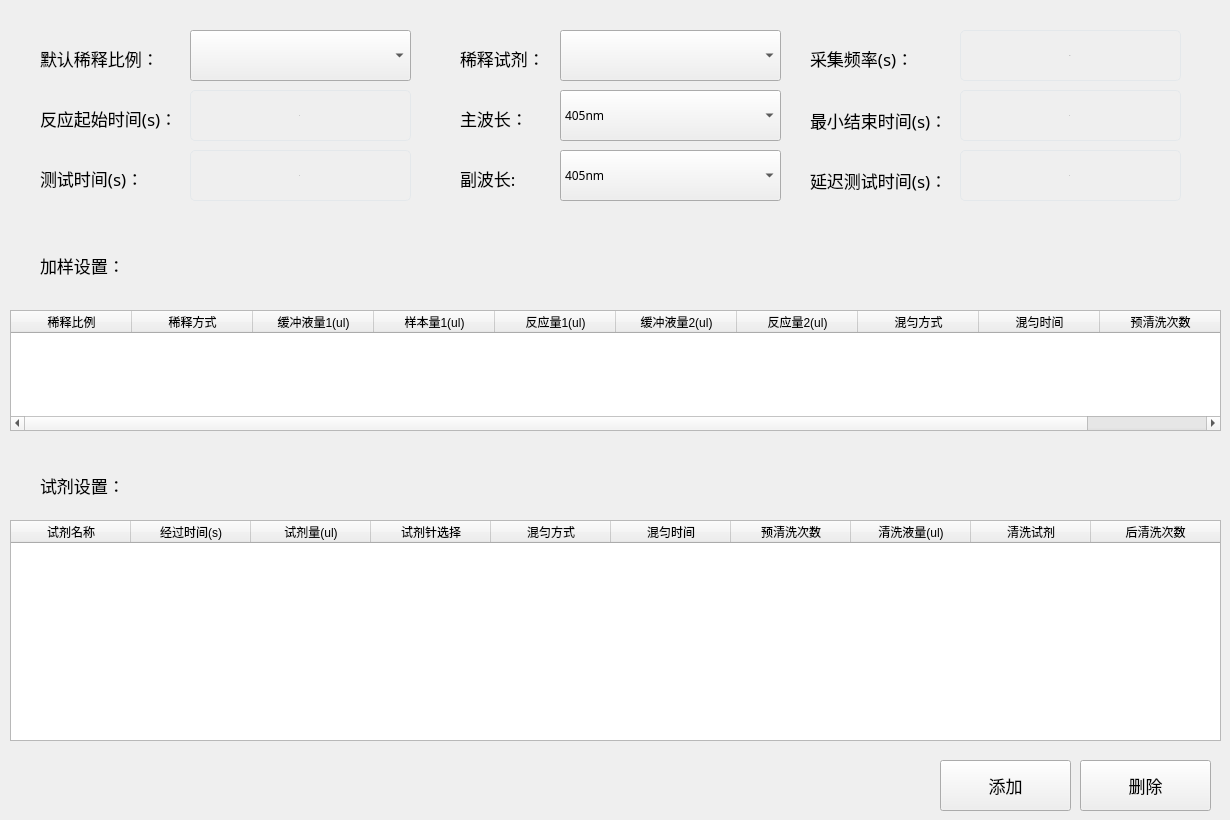
    <widget class="QWidget" name="tabTestBase">
     <property name="styleSheet">
      <string notr="true">QWidget#page_2{
background-color: transparent;
}</string>
     </property>
     <widget class="QLabel" name="label_13">
      <property name="geometry">
       <rect>
        <x>460</x>
        <y>40</y>
        <width>81</width>
        <height>36</height>
       </rect>
      </property>
      <property name="font">
       <font>
        <family>苹方 粗体</family>
        <pointsize>13</pointsize>
        <weight>50</weight>
        <bold>false</bold>
       </font>
      </property>
      <property name="focusPolicy">
       <enum>Qt::NoFocus</enum>
      </property>
      <property name="text">
       <string>稀释试剂：</string>
      </property>
     </widget>
     <widget class="QComboBox" name="IBS_name">
      <property name="enabled">
       <bool>true</bool>
      </property>
      <property name="geometry">
       <rect>
        <x>560</x>
        <y>30</y>
        <width>221</width>
        <height>51</height>
       </rect>
      </property>
      <property name="font">
       <font>
        <family>苹方 粗体</family>
        <weight>50</weight>
        <italic>false</italic>
        <bold>false</bold>
       </font>
      </property>
      <property name="focusPolicy">
       <enum>Qt::ClickFocus</enum>
      </property>
     </widget>
     <widget class="QComboBox" name="cbxDefaultRate">
      <property name="geometry">
       <rect>
        <x>190</x>
        <y>30</y>
        <width>221</width>
        <height>51</height>
       </rect>
      </property>
      <property name="font">
       <font>
        <family>苹方 粗体</family>
        <weight>50</weight>
        <italic>false</italic>
        <bold>false</bold>
       </font>
      </property>
      <property name="focusPolicy">
       <enum>Qt::ClickFocus</enum>
      </property>
     </widget>
     <widget class="QLabel" name="label_14">
      <property name="geometry">
       <rect>
        <x>40</x>
        <y>40</y>
        <width>121</width>
        <height>36</height>
       </rect>
      </property>
      <property name="font">
       <font>
        <family>苹方 粗体</family>
        <pointsize>13</pointsize>
        <weight>50</weight>
        <bold>false</bold>
       </font>
      </property>
      <property name="focusPolicy">
       <enum>Qt::NoFocus</enum>
      </property>
      <property name="text">
       <string>默认稀释比例：</string>
      </property>
     </widget>
     <widget class="QLabel" name="label_17">
      <property name="enabled">
       <bool>true</bool>
      </property>
      <property name="geometry">
       <rect>
        <x>810</x>
        <y>100</y>
        <width>141</width>
        <height>41</height>
       </rect>
      </property>
      <property name="font">
       <font>
        <family>苹方 粗体</family>
        <pointsize>13</pointsize>
        <weight>50</weight>
        <bold>false</bold>
       </font>
      </property>
      <property name="focusPolicy">
       <enum>Qt::NoFocus</enum>
      </property>
      <property name="text">
       <string>最小结束时间(s)：</string>
      </property>
     </widget>
     <widget class="QLineEdit" name="stopTime">
      <property name="enabled">
       <bool>true</bool>
      </property>
      <property name="geometry">
       <rect>
        <x>960</x>
        <y>90</y>
        <width>221</width>
        <height>51</height>
       </rect>
      </property>
      <property name="font">
       <font>
        <family>苹方 粗体</family>
        <pointsize>-1</pointsize>
        <weight>50</weight>
        <italic>false</italic>
        <bold>false</bold>
       </font>
      </property>
      <property name="focusPolicy">
       <enum>Qt::ClickFocus</enum>
      </property>
      <property name="styleSheet">
       <string notr="true">border:1px solid #E4E8EB;border-radius:5px;padding:2px 4px;background-color: transparent;color:#444444;
font:18px &quot;苹方 粗体&quot;;</string>
      </property>
      <property name="text">
       <string>0</string>
      </property>
      <property name="alignment">
       <set>Qt::AlignCenter</set>
      </property>
      <property name="readOnly">
       <bool>false</bool>
      </property>
     </widget>
     <widget class="QTableWidget" name="reagentAddingTable">
      <property name="geometry">
       <rect>
        <x>10</x>
        <y>520</y>
        <width>1211</width>
        <height>221</height>
       </rect>
      </property>
      <property name="font">
       <font>
        <family>苹方 粗体</family>
        <pointsize>11</pointsize>
       </font>
      </property>
      <property name="focusPolicy">
       <enum>Qt::NoFocus</enum>
      </property>
      <property name="styleSheet">
       <string notr="true"/>
      </property>
      <property name="showGrid">
       <bool>false</bool>
      </property>
      <property name="columnCount">
       <number>10</number>
      </property>
      <attribute name="horizontalHeaderMinimumSectionSize">
       <number>25</number>
      </attribute>
      <attribute name="horizontalHeaderDefaultSectionSize">
       <number>120</number>
      </attribute>
      <attribute name="horizontalHeaderStretchLastSection">
       <bool>true</bool>
      </attribute>
      <attribute name="verticalHeaderVisible">
       <bool>false</bool>
      </attribute>
      <column>
       <property name="text">
        <string>试剂名称</string>
       </property>
      </column>
      <column>
       <property name="text">
        <string>经过时间(s)</string>
       </property>
      </column>
      <column>
       <property name="text">
        <string>试剂量(ul)</string>
       </property>
      </column>
      <column>
       <property name="text">
        <string>试剂针选择</string>
       </property>
      </column>
      <column>
       <property name="text">
        <string>混匀方式</string>
       </property>
      </column>
      <column>
       <property name="text">
        <string>混匀时间</string>
       </property>
      </column>
      <column>
       <property name="text">
        <string>预清洗次数</string>
       </property>
      </column>
      <column>
       <property name="text">
        <string>清洗液量(ul)</string>
       </property>
      </column>
      <column>
       <property name="text">
        <string>清洗试剂</string>
       </property>
      </column>
      <column>
       <property name="text">
        <string>后清洗次数</string>
       </property>
      </column>
     </widget>
     <widget class="QLabel" name="label_19">
      <property name="geometry">
       <rect>
        <x>40</x>
        <y>470</y>
        <width>121</width>
        <height>31</height>
       </rect>
      </property>
      <property name="font">
       <font>
        <family>苹方 粗体</family>
        <pointsize>13</pointsize>
       </font>
      </property>
      <property name="text">
       <string>试剂设置：</string>
      </property>
     </widget>
     <widget class="QPushButton" name="btnAddReagent">
      <property name="geometry">
       <rect>
        <x>940</x>
        <y>760</y>
        <width>131</width>
        <height>51</height>
       </rect>
      </property>
      <property name="font">
       <font>
        <family>苹方 粗体</family>
        <pointsize>13</pointsize>
        <weight>50</weight>
        <bold>false</bold>
        <stylestrategy>PreferDefault</stylestrategy>
       </font>
      </property>
      <property name="focusPolicy">
       <enum>Qt::NoFocus</enum>
      </property>
      <property name="styleSheet">
       <string notr="true"/>
      </property>
      <property name="text">
       <string>添加</string>
      </property>
      <property name="iconSize">
       <size>
        <width>37</width>
        <height>32</height>
       </size>
      </property>
      <property name="checkable">
       <bool>false</bool>
      </property>
      <property name="checked">
       <bool>false</bool>
      </property>
      <property name="autoExclusive">
       <bool>false</bool>
      </property>
     </widget>
     <widget class="QPushButton" name="btnDelReagent">
      <property name="geometry">
       <rect>
        <x>1080</x>
        <y>760</y>
        <width>131</width>
        <height>51</height>
       </rect>
      </property>
      <property name="font">
       <font>
        <family>苹方 粗体</family>
        <pointsize>13</pointsize>
        <weight>50</weight>
        <bold>false</bold>
        <stylestrategy>PreferDefault</stylestrategy>
       </font>
      </property>
      <property name="focusPolicy">
       <enum>Qt::NoFocus</enum>
      </property>
      <property name="styleSheet">
       <string notr="true"/>
      </property>
      <property name="text">
       <string>删除</string>
      </property>
      <property name="iconSize">
       <size>
        <width>37</width>
        <height>32</height>
       </size>
      </property>
      <property name="checkable">
       <bool>false</bool>
      </property>
      <property name="checked">
       <bool>false</bool>
      </property>
      <property name="autoExclusive">
       <bool>false</bool>
      </property>
     </widget>
     <widget class="QLabel" name="label_9">
      <property name="geometry">
       <rect>
        <x>460</x>
        <y>100</y>
        <width>71</width>
        <height>36</height>
       </rect>
      </property>
      <property name="font">
       <font>
        <family>苹方 粗体</family>
        <pointsize>13</pointsize>
        <weight>50</weight>
        <bold>false</bold>
       </font>
      </property>
      <property name="focusPolicy">
       <enum>Qt::NoFocus</enum>
      </property>
      <property name="text">
       <string>主波长：</string>
      </property>
     </widget>
     <widget class="QLabel" name="label_7">
      <property name="geometry">
       <rect>
        <x>40</x>
        <y>100</y>
        <width>141</width>
        <height>36</height>
       </rect>
      </property>
      <property name="font">
       <font>
        <family>苹方 粗体</family>
        <pointsize>13</pointsize>
        <weight>50</weight>
        <bold>false</bold>
       </font>
      </property>
      <property name="focusPolicy">
       <enum>Qt::NoFocus</enum>
      </property>
      <property name="text">
       <string>反应起始时间(s)：</string>
      </property>
     </widget>
     <widget class="QLineEdit" name="d_T">
      <property name="geometry">
       <rect>
        <x>960</x>
        <y>30</y>
        <width>221</width>
        <height>51</height>
       </rect>
      </property>
      <property name="font">
       <font>
        <family>苹方 粗体</family>
        <pointsize>-1</pointsize>
        <weight>50</weight>
        <italic>false</italic>
        <bold>false</bold>
       </font>
      </property>
      <property name="focusPolicy">
       <enum>Qt::ClickFocus</enum>
      </property>
      <property name="styleSheet">
       <string notr="true">border:1px solid #E4E8EB;border-radius:5px;padding:2px 4px;background-color: transparent;color:#444444;
font:18px &quot;苹方 粗体&quot;;</string>
      </property>
      <property name="text">
       <string>0.1</string>
      </property>
      <property name="alignment">
       <set>Qt::AlignCenter</set>
      </property>
      <property name="readOnly">
       <bool>false</bool>
      </property>
     </widget>
     <widget class="QLabel" name="label_8">
      <property name="geometry">
       <rect>
        <x>40</x>
        <y>160</y>
        <width>131</width>
        <height>36</height>
       </rect>
      </property>
      <property name="font">
       <font>
        <family>苹方 粗体</family>
        <pointsize>13</pointsize>
        <weight>50</weight>
        <bold>false</bold>
       </font>
      </property>
      <property name="focusPolicy">
       <enum>Qt::NoFocus</enum>
      </property>
      <property name="text">
       <string>测试时间(s)：</string>
      </property>
     </widget>
     <widget class="QComboBox" name="second_light">
      <property name="geometry">
       <rect>
        <x>560</x>
        <y>150</y>
        <width>221</width>
        <height>51</height>
       </rect>
      </property>
      <property name="font">
       <font>
        <family>苹方 粗体</family>
        <weight>50</weight>
        <italic>false</italic>
        <bold>false</bold>
       </font>
      </property>
      <property name="focusPolicy">
       <enum>Qt::ClickFocus</enum>
      </property>
      <item>
       <property name="text">
        <string>405nm</string>
       </property>
      </item>
      <item>
       <property name="text">
        <string>570nm</string>
       </property>
      </item>
      <item>
       <property name="text">
        <string>660nm</string>
       </property>
      </item>
      <item>
       <property name="text">
        <string>800nm</string>
       </property>
      </item>
     </widget>
     <widget class="QLabel" name="label_10">
      <property name="geometry">
       <rect>
        <x>460</x>
        <y>160</y>
        <width>101</width>
        <height>36</height>
       </rect>
      </property>
      <property name="font">
       <font>
        <family>苹方 粗体</family>
        <pointsize>13</pointsize>
        <weight>50</weight>
        <bold>false</bold>
       </font>
      </property>
      <property name="focusPolicy">
       <enum>Qt::NoFocus</enum>
      </property>
      <property name="text">
       <string>副波长:</string>
      </property>
     </widget>
     <widget class="QComboBox" name="first_light">
      <property name="geometry">
       <rect>
        <x>560</x>
        <y>90</y>
        <width>221</width>
        <height>51</height>
       </rect>
      </property>
      <property name="font">
       <font>
        <family>苹方 粗体</family>
        <weight>50</weight>
        <italic>false</italic>
        <bold>false</bold>
       </font>
      </property>
      <property name="focusPolicy">
       <enum>Qt::ClickFocus</enum>
      </property>
      <item>
       <property name="text">
        <string>405nm</string>
       </property>
      </item>
      <item>
       <property name="text">
        <string>570nm</string>
       </property>
      </item>
      <item>
       <property name="text">
        <string>660nm</string>
       </property>
      </item>
      <item>
       <property name="text">
        <string>800nm</string>
       </property>
      </item>
     </widget>
     <widget class="QLineEdit" name="min_test_time">
      <property name="geometry">
       <rect>
        <x>190</x>
        <y>90</y>
        <width>221</width>
        <height>51</height>
       </rect>
      </property>
      <property name="font">
       <font>
        <family>苹方 粗体</family>
        <pointsize>-1</pointsize>
        <weight>50</weight>
        <italic>false</italic>
        <bold>false</bold>
       </font>
      </property>
      <property name="focusPolicy">
       <enum>Qt::ClickFocus</enum>
      </property>
      <property name="styleSheet">
       <string notr="true">border:1px solid #E4E8EB;border-radius:5px;padding:2px 4px;background-color: transparent;color:#444444;
font:18px &quot;苹方 粗体&quot;;</string>
      </property>
      <property name="text">
       <string>0</string>
      </property>
      <property name="alignment">
       <set>Qt::AlignCenter</set>
      </property>
      <property name="readOnly">
       <bool>false</bool>
      </property>
     </widget>
     <widget class="QLineEdit" name="max_test_time">
      <property name="geometry">
       <rect>
        <x>190</x>
        <y>150</y>
        <width>221</width>
        <height>51</height>
       </rect>
      </property>
      <property name="font">
       <font>
        <family>苹方 粗体</family>
        <pointsize>-1</pointsize>
        <weight>50</weight>
        <italic>false</italic>
        <bold>false</bold>
       </font>
      </property>
      <property name="focusPolicy">
       <enum>Qt::ClickFocus</enum>
      </property>
      <property name="styleSheet">
       <string notr="true">border:1px solid #E4E8EB;border-radius:5px;padding:2px 4px;background-color: transparent;color:#444444;
font:18px &quot;苹方 粗体&quot;;</string>
      </property>
      <property name="text">
       <string>11</string>
      </property>
      <property name="alignment">
       <set>Qt::AlignCenter</set>
      </property>
     </widget>
     <widget class="QLabel" name="label_41">
      <property name="geometry">
       <rect>
        <x>810</x>
        <y>40</y>
        <width>121</width>
        <height>36</height>
       </rect>
      </property>
      <property name="font">
       <font>
        <family>苹方 粗体</family>
        <pointsize>13</pointsize>
        <weight>50</weight>
        <bold>false</bold>
       </font>
      </property>
      <property name="focusPolicy">
       <enum>Qt::NoFocus</enum>
      </property>
      <property name="text">
       <string>采集频率(s)：</string>
      </property>
     </widget>
     <widget class="QTableWidget" name="sampleRateDefaultTable">
      <property name="geometry">
       <rect>
        <x>10</x>
        <y>310</y>
        <width>1211</width>
        <height>121</height>
       </rect>
      </property>
      <property name="font">
       <font>
        <family>苹方 粗体</family>
        <pointsize>11</pointsize>
       </font>
      </property>
      <property name="focusPolicy">
       <enum>Qt::NoFocus</enum>
      </property>
      <property name="styleSheet">
       <string notr="true"/>
      </property>
      <property name="showGrid">
       <bool>false</bool>
      </property>
      <property name="columnCount">
       <number>10</number>
      </property>
      <attribute name="horizontalHeaderMinimumSectionSize">
       <number>25</number>
      </attribute>
      <attribute name="horizontalHeaderDefaultSectionSize">
       <number>121</number>
      </attribute>
      <attribute name="horizontalHeaderStretchLastSection">
       <bool>true</bool>
      </attribute>
      <attribute name="verticalHeaderVisible">
       <bool>false</bool>
      </attribute>
      <column>
       <property name="text">
        <string>稀释比例</string>
       </property>
      </column>
      <column>
       <property name="text">
        <string>稀释方式</string>
       </property>
      </column>
      <column>
       <property name="text">
        <string>缓冲液量1(ul)</string>
       </property>
      </column>
      <column>
       <property name="text">
        <string>样本量1(ul)</string>
       </property>
      </column>
      <column>
       <property name="text">
        <string>反应量1(ul)</string>
       </property>
      </column>
      <column>
       <property name="text">
        <string>缓冲液量2(ul)</string>
       </property>
      </column>
      <column>
       <property name="text">
        <string>反应量2(ul)</string>
       </property>
      </column>
      <column>
       <property name="text">
        <string>混匀方式</string>
       </property>
      </column>
      <column>
       <property name="text">
        <string>混匀时间</string>
       </property>
      </column>
      <column>
       <property name="text">
        <string>预清洗次数</string>
       </property>
      </column>
     </widget>
     <widget class="QLabel" name="label_40">
      <property name="geometry">
       <rect>
        <x>40</x>
        <y>250</y>
        <width>121</width>
        <height>31</height>
       </rect>
      </property>
      <property name="font">
       <font>
        <family>苹方 粗体</family>
        <pointsize>13</pointsize>
       </font>
      </property>
      <property name="text">
       <string>加样设置：</string>
      </property>
     </widget>
     <widget class="QLineEdit" name="sample_change_clean">
      <property name="geometry">
       <rect>
        <x>960</x>
        <y>150</y>
        <width>221</width>
        <height>51</height>
       </rect>
      </property>
      <property name="font">
       <font>
        <family>苹方 粗体</family>
        <pointsize>-1</pointsize>
        <weight>50</weight>
        <italic>false</italic>
        <bold>false</bold>
       </font>
      </property>
      <property name="focusPolicy">
       <enum>Qt::ClickFocus</enum>
      </property>
      <property name="styleSheet">
       <string notr="true">border:1px solid #E4E8EB;border-radius:5px;padding:2px 4px;background-color: transparent;color:#444444;
font:18px &quot;苹方 粗体&quot;;</string>
      </property>
      <property name="text">
       <string>0</string>
      </property>
      <property name="alignment">
       <set>Qt::AlignCenter</set>
      </property>
      <property name="readOnly">
       <bool>false</bool>
      </property>
     </widget>
     <widget class="QLabel" name="label_45">
      <property name="geometry">
       <rect>
        <x>810</x>
        <y>160</y>
        <width>141</width>
        <height>41</height>
       </rect>
      </property>
      <property name="font">
       <font>
        <family>苹方 粗体</family>
        <pointsize>13</pointsize>
        <weight>50</weight>
        <bold>false</bold>
       </font>
      </property>
      <property name="focusPolicy">
       <enum>Qt::NoFocus</enum>
      </property>
      <property name="text">
       <string>延迟测试时间(s)：</string>
      </property>
     </widget>
    </widget>
